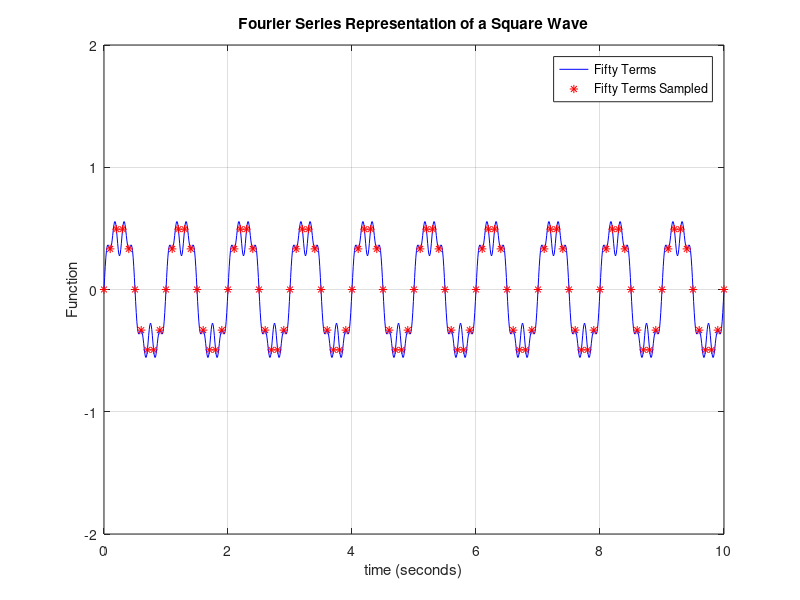

This chart was generated by the following MATLAB code:
% This script plots a Fourier Series for a Square Wave
clf;
t=0:.01:10;
T=1
w=2*pi/T;
M=10    
sum1=0;
for m=1:2:M;
    sum1 = sum1+1/(m*pi)*sin(2*pi*m/5)*sin(m*w*t)+1/(m*pi)*(1-cos(2*pi*m/5))*sin(m*w*t);
end
plot(t,sum1,'b-',t(1:10:end),sum1(1:10:end),'r*')
title('Fourier Series Representation of a Square Wave')
xlabel('time (seconds)')
ylabel('Function')
grid on;
axis([0,10,-2,2])
legend('Fifty Terms','Fifty Terms Sampled')
print("squarewave.png","-dpng")  % Prints the plot to a png file called squarewave.png
